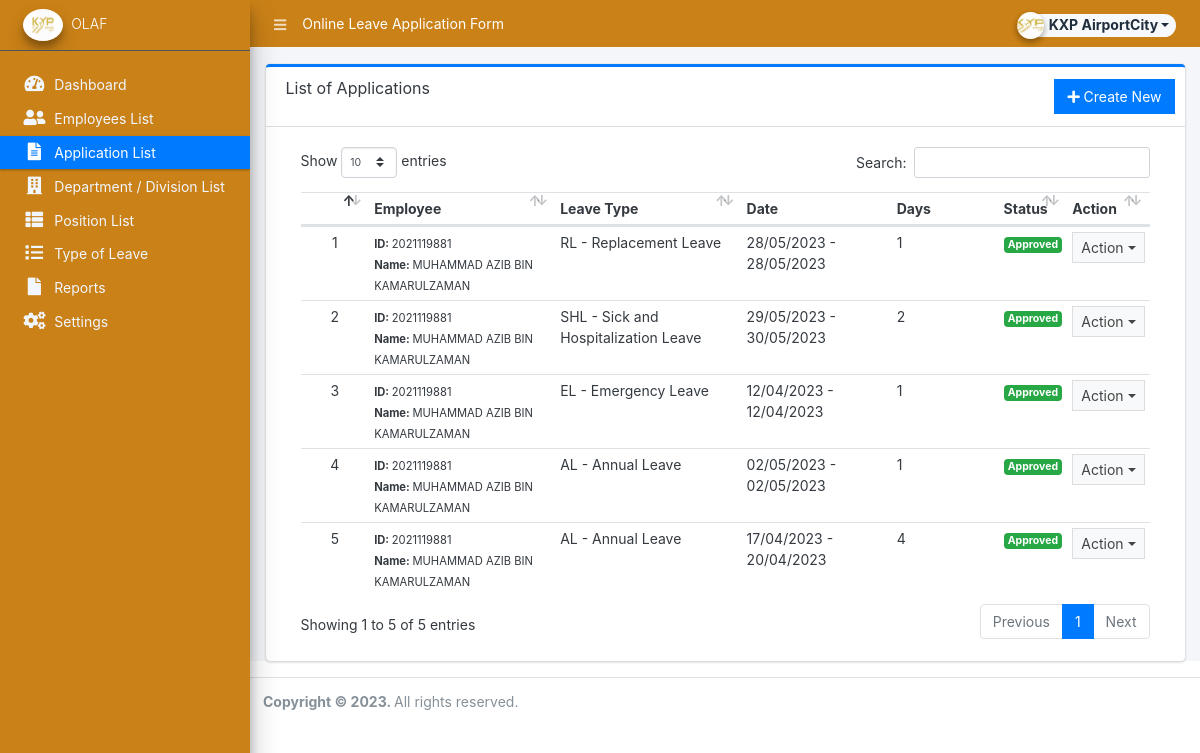
/admin/?page=leave_applications (signed in), run on the app's committed database.
### tables this page shows
CREATE TABLE `leave_applications` (
  `id` int(30) NOT NULL,
  `user_id` int(30) NOT NULL,
  `leave_type_id` int(30) DEFAULT NULL,
  `reason` text NOT NULL,
  `date_start` datetime NOT NULL,
  `date_end` datetime NOT NULL,
  `time_start` varchar(2) NOT NULL,
  `type` tinyint(1) NOT NULL,
  `status` tinyint(4) NOT NULL DEFAULT 0 COMMENT '0=pending,1=approved, 2=denied,3=cancelled',
  `approved_by` int(30) DEFAULT NULL,
  `leave_days` float NOT NULL,
  `date_created` datetime NOT NULL DEFAULT current_timestamp(),
  `date_updated` datetime DEFAULT NULL ON UPDATE current_timestamp(),
  `proof_document` text NOT NULL
);

CREATE TABLE `leave_types` (
  `id` int(30) NOT NULL,
  `code` varchar(50) NOT NULL,
  `name` text NOT NULL,
  `description` text NOT NULL,
  `default_credit` float NOT NULL,
  `status` tinyint(1) NOT NULL DEFAULT 1,
  `date_created` datetime NOT NULL DEFAULT current_timestamp(),
  `date_updated` datetime DEFAULT NULL ON UPDATE current_timestamp()
);

### classes/DBConnection.php (called while the page is built, shortened)
<?php
class DBConnection{
    private $host = DB_SERVER;
    private $username = DB_USERNAME;
    private $password = DB_PASSWORD;
    private $database = DB_NAME;
    public $conn;
    public function __construct(){
        if (!isset($this->conn)) {
            $this->conn = new mysqli($this->host, $this->username, $this->password, $this->database);
        }
    }
}
?>

### classes/SystemSettings.php (called while the page is built, shortened)
<?php
class SystemSettings extends DBConnection{
	function userdata($field = ''){
		if(!empty($field)){
			if(isset($_SESSION['userdata'][$field]))
				return $_SESSION['userdata'][$field];
			else
				return null;
		}else{
			return false;
		}
	}
	function info($field=''){
		if(!empty($field)){
			if(isset($_SESSION['system_info'][$field]))
				return $_SESSION['system_info'][$field];
			else
				return false;
		}else{
			return false;
		}
	}
}
$_settings = new SystemSettings();
?>

### config.php (called while the page is built, shortened)
<?php
require_once('classes/DBConnection.php');
require_once('classes/SystemSettings.php');
function validate_image($file){
	if(!empty($file)){
		if(is_file(base_app.$file)){
			return base_url.$file;
		}else{
			return base_url.'dist/img/no-image-available.png';
		}
	}else{
		return base_url.'dist/img/no-image-available.png';
	}
}
?>

### admin/leave_applications/index.php (the view, shortened to what this page needs)
<div class="card card-outline card-primary">
	<div class="card-header">
		<h3 class="card-title">List of Applications</h3>
		<div class="card-tools">
			<a href="?page=leave_applications/manage_application" class="btn btn-flat btn-primary"><span class="fas fa-plus"></span>  Create New</a>
		</div>
	</div>
	<div class="card-body">
		<div class="container-fluid">
        <div class="container-fluid">
			<table class="table table-hover table-stripped">
				<?php if($_settings->userdata('type') != 3): ?>
				<colgroup>
					<col width="10%">
					<col width="25%">
					<col width="25%">
					<col width="15%">
					<col width="15%">
					<col width="10%">
				</colgroup>
				<?php endif; ?>
				<thead>
					<tr>
						<th></th>
						<?php if($_settings->userdata('type') != 3): ?>
						<th>Employee</th>
						<?php endif; ?>
						<th>Leave Type</th>
						<th>Date</th>
						<th>Days</th>
						<th>Status</th>
						<th>Action</th>
					</tr>
				</thead>
				<tbody>
					<?php
					$i = 1;
						$where = '';
						$qry = $conn->query("SELECT l.*,concat(u.firstname) as `name`,lt.code,lt.name as lname from `leave_applications` l inner join `users` u on l.user_id=u.id inner join `leave_types` lt on lt.id = l.leave_type_id where (date_format(l.date_start,'%Y') = '".date("Y")."' or date_format(l.date_end,'%Y') = '".date("Y")."') {$where} order by FIELD(l.status,0,1,2,3), unix_timestamp(l.date_created) desc ");
						while($row = $qry->fetch_assoc()):
							$lt_qry = $conn->query("SELECT meta_value FROM `employee_meta` where user_id = '{$row['user_id']}' and meta_field = 'employee_id' ");
							$row['employee_id'] = ($lt_qry->num_rows > 0) ? $lt_qry->fetch_array()['meta_value'] : "N/A";
					?>
						<tr>
							<td class="text-center"><?php echo $i++; ?></td>
							<?php if($_settings->userdata('type') != 3): ?>
							<th>
								<small><b>ID: </b><?php echo $row['employee_id'] ?></small><br>
								<small><b>Name: </b><?php echo $row['name'] ?></small>
							</th>
							<?php endif; ?>
							<td><?php echo $row['code'] . ' - '. $row['lname'] ?></td>
							<td style="width: 20%;">
								<?php
                                    if ($row['type'] == 2) {
                                        $date = date("d/m/Y", strtotime($row['date_start']));
                                        $time = isset($row['time_start']) ? ($row['time_start']) : '';
                                        echo $date . ' &nbsp ' . $time;
                                    } else {
                                        echo date("d/m/Y", strtotime($row['date_start'])) . ' - ' . date("d/m/Y", strtotime($row['date_end']));
                                    }
                                ?>
							</td>
							<td><?php echo $row['leave_days'] ?></td>
							<td class="text-center">
								<?php if($row['status'] == 1): ?>
									<span class="badge badge-success">Approved</span>
								<?php elseif($row['status'] == 2): ?>
									<span class="badge badge-danger">Rejected</span>
								<?php elseif($row['status'] == 3): ?>
									<span class="badge badge-danger">Cancelled</span>
								<?php else: ?>
									<span class="badge badge-primary">Pending</span>
								<?php endif; ?>
							</td>
							<td align="center">
								 <button type="button" class="btn btn-flat btn-default btn-sm dropdown-toggle dropdown-icon" data-toggle="dropdown">
				                  		Action
				                  </button>
							</td>
						</tr>
					<?php endwhile; ?>
				</tbody>
			</table>
		</div>
		</div>
	</div>
</div>

### admin/index.php (shortened to what this page needs)
<?php require_once('../config.php'); ?>
 <!DOCTYPE html>
<html lang="en" class="" style="height: auto;">
<?php require_once('inc/header.php') ?>
  <body class="sidebar-mini layout-fixed control-sidebar-slide-open layout-navbar-fixed sidebar-mini-md sidebar-mini-xs text-sm" data-new-gr-c-s-check-loaded="14.991.0" data-gr-ext-installed="" style="height: auto;">
    <div class="wrapper">
     <?php require_once('inc/topBarNav.php') ?>
     <?php require_once('inc/navigation.php') ?>
     <?php $page = isset($_GET['page']) ? $_GET['page'] : 'home';  ?>
      <div class="content-wrapper  pt-3" style="min-height: 567.854px;">
        <section class="content  text-dark">
          <div class="container-fluid">
            <?php
              if(!file_exists($page.".php") && !is_dir($page)){
                  include '404.html';
              }else{
                if(is_dir($page))
                  include $page.'/index.php';
                else
                  include $page.'.php';
              }
            ?>
          </div>
        </section>
      </div>
      <?php require_once('inc/footer.php') ?>
  </body>
</html>

### admin/inc/header.php (shortened to what this page needs)
<head>
    <link rel="stylesheet" href="<?php echo base_url ?>plugins/fontawesome-free/css/all.min.css">
    <link rel="stylesheet" href="<?php echo base_url ?>plugins/tempusdominus-bootstrap-4/css/tempusdominus-bootstrap-4.min.css">
  <link rel="stylesheet" href="<?php echo base_url ?>plugins/datatables-bs4/css/dataTables.bootstrap4.min.css">
  <link rel="stylesheet" href="<?php echo base_url ?>plugins/datatables-responsive/css/responsive.bootstrap4.min.css">
  <link rel="stylesheet" href="<?php echo base_url ?>plugins/datatables-buttons/css/buttons.bootstrap4.min.css">
  <link rel="stylesheet" href="<?php echo base_url ?>plugins/select2/css/select2.min.css">
  <link rel="stylesheet" href="<?php echo base_url ?>plugins/select2-bootstrap4-theme/select2-bootstrap4.min.css">
    <link rel="stylesheet" href="<?php echo base_url ?>plugins/icheck-bootstrap/icheck-bootstrap.min.css">
    <link rel="stylesheet" href="<?php echo base_url ?>plugins/jqvmap/jqvmap.min.css">
    <link rel="stylesheet" href="<?php echo base_url ?>dist/css/adminlte.css">
    <link rel="stylesheet" href="<?php echo base_url ?>dist/css/custom.css">
    <link rel="stylesheet" href="<?php echo base_url ?>plugins/overlayScrollbars/css/OverlayScrollbars.min.css">
    <link rel="stylesheet" href="<?php echo base_url ?>plugins/daterangepicker/daterangepicker.css">
    <link rel="stylesheet" href="<?php echo base_url ?>plugins/summernote/summernote-bs4.min.css">
  <link rel="stylesheet" href="<?php echo base_url ?>plugins/sweetalert2-theme-bootstrap-4/bootstrap-4.min.css">
  </head>

### admin/inc/topBarNav.php (shortened to what this page needs)
<nav class="main-header navbar navbar-expand navbar-dark border border-light border-top-0  border-left-0 border-right-0 navbar-light text-sm bg-lightblue">
  <ul class="navbar-nav">
    <li class="nav-item">
    <a class="nav-link" data-widget="pushmenu" href="#" role="button"><i class="fas fa-bars"></i></a>
    </li>
    <li class="nav-item d-none d-sm-inline-block">
      <p style="position: fixed; margin-top: 5px;"> Online Leave Application Form </p>
    </li>
  </ul>
  <ul class="navbar-nav ml-auto">
    <li class="nav-item">
      <div class="btn-group nav-link">
            <button type="button" class="btn btn-rounded badge badge-light dropdown-toggle dropdown-icon" data-toggle="dropdown">
              <span><img src="<?php echo validate_image($_settings->userdata('avatar')) ?>" class="img-circle elevation-2 user-img" alt="User Image"></span>
              <span class="ml-3"><?php echo ucwords($_settings->userdata('firstname')) ?></span>
            </button>
        </div>
    </li>
  </ul>
</nav>

### admin/inc/navigation.php (shortened to what this page needs)
<aside class="main-sidebar sidebar-dark-primary text-white bg-lightblue disabled elevation-4 sidebar-no-expand">
  <a href="<?php echo base_url ?>admin" class="brand-link bg-lightblue text-sm">
  <img src="<?php echo validate_image($_settings->info('logo'))?>" alt="Store Logo" class="brand-image img-circle elevation-3" style="width: 2.5rem;height: 2.0rem;max-height: unset">
  <span class="brand-text font-weight-light"><?php echo $_settings->info('short_name') ?></span>
  </a>
  <div class="sidebar os-host os-theme-light os-host-overflow os-host-overflow-y os-host-resize-disabled os-host-transition os-host-scrollbar-horizontal-hidden">
    <div class="os-content-glue" style="margin: 0px -8px; width: 249px; height: 646px;"></div>
    <div class="os-padding">
      <div class="os-viewport os-viewport-native-scrollbars-invisible" style="overflow-y: scroll;">
        <div class="os-content" style="padding: 0px 8px; height: 100%; width: 100%;">
          <nav class="mt-4">
             <ul class="nav nav-pills nav-sidebar flex-column text-sm nav-compact nav-flat nav-child-indent nav-collapse-hide-child" data-widget="treeview" role="menu" data-accordion="false">
              <li class="nav-item dropdown">
                <a href="./" class="nav-link nav-home">
                  <i class="nav-icon fas fa-tachometer-alt"></i>
                  <p>
                    Dashboard
                  </p>
                </a>
              </li>
              <?php if($_settings->userdata('type') == 3): ?>
              <li class="nav-item dropdown">
                <a href="<?php echo base_url ?>admin/?page=employees/records&id=<?php echo $_settings->userdata('id') ?>" class="nav-link nav-records">
                  <i class="nav-icon fas fa-id-card"></i>
                  <p>
                    My Records
                  </p>
                </a>
              </li>
              <?php else: ?>
              <li class="nav-item dropdown">
                <a href="<?php echo base_url ?>admin/?page=employees" class="nav-link nav-employees">
                  <i class="nav-icon fas fa-user-friends"></i>
                  <p>
                    Employees List
                  </p>
                </a>
              </li>
              <?php endif; ?>
              <li class="nav-item dropdown">
                <a href="<?php echo base_url ?>admin/?page=leave_applications" class="nav-link nav-leave_applications">
                  <i class="nav-icon fas fa-file-alt"></i>
                  <p>
                    Application List
                  </p>
                </a>
              </li>
              <?php if($_settings->userdata('type') != 3): ?>
              <?php if($_settings->userdata('type') == 1): ?>
              <li class="nav-item dropdown">
                <a href="<?php echo base_url ?>admin/?page=maintenance/department" class="nav-link nav-maintenance_department">
                  <i class="nav-icon fas fa-building"></i>
                  <p>
                    Department / Division List
                  </p>
                </a>
              </li>
              <li class="nav-item dropdown">
                <a href="<?php echo base_url ?>admin/?page=maintenance/designation" class="nav-link nav-maintenance_designation">
                  <i class="nav-icon fas fa-th-list"></i>
                  <p>
                    Position List
                  </p>
                </a>
              </li>
              <li class="nav-item dropdown">
                <a href="<?php echo base_url ?>admin/?page=maintenance/leave_type" class="nav-link nav-maintenance_leave_type">
                  <i class="nav-icon fas fa-list"></i>
                  <p>
                    Type of Leave
                  </p>
                </a>
              </li>
              <?php endif; ?>
              <li class="nav-item dropdown">
                <a href="<?php echo base_url ?>admin/?page=reports" class="nav-link nav-reports">
                  <i class="nav-icon fas fa-file"></i>
                  <p>
                    Reports
                  </p>
                </a>
              </li>
              <?php if($_settings->userdata('type') == 1): ?>
              <li class="nav-item dropdown">
                <a href="<?php echo base_url ?>admin/?page=system_info" class="nav-link nav-system_info">
                  <i class="nav-icon fas fa-cogs"></i>
                  <p>
                    Settings
                  </p>
                </a>
              </li>
              <?php endif; ?>
              <?php endif ?>
            </ul>
          </nav>
        </div>
      </div>
    </div>
  </div>
</aside>

### admin/inc/footer.php (shortened to what this page needs)
<footer class="main-footer text-sm">
        <strong>Copyright © <?php echo date('Y') ?>.
        </strong>
        All rights reserved.
      </footer>
    </div>

### admin/inc/topBarNav.php (style rules this page uses)
.user-img { position: absolute; height: 27px; width: 27px; object-fit: cover; left: -7%; top: -12%; }
.btn-rounded { border-radius: 50px; }
.bg-lightblue { background-color: #CA8117 !important; }

### data on the page
leave_applications: employee_id "2021119881", name "MUHAMMAD AZIB BIN KAMARULZAMAN", leave_type.code "RL", leave_type.name "Replacement Leave", date_start "28/05/2023", date_end "28/05/2023", leave_days "1", status "Approved"
leave_applications: employee_id "2021119881", name "MUHAMMAD AZIB BIN KAMARULZAMAN", leave_type.code "SHL", leave_type.name "Sick and Hospitalization Leave", date_start "29/05/2023", date_end "30/05/2023", leave_days "2", status "Approved"
leave_applications: employee_id "2021119881", name "MUHAMMAD AZIB BIN KAMARULZAMAN", leave_type.code "EL", leave_type.name "Emergency Leave", date_start "12/04/2023", date_end "12/04/2023", leave_days "1", status "Approved"
leave_applications: employee_id "2021119881", name "MUHAMMAD AZIB BIN KAMARULZAMAN", leave_type.code "AL", leave_type.name "Annual Leave", date_start "02/05/2023", date_end "02/05/2023", leave_days "1", status "Approved"
leave_applications: employee_id "2021119881", name "MUHAMMAD AZIB BIN KAMARULZAMAN", leave_type.code "AL", leave_type.name "Annual Leave", date_start "17/04/2023", date_end "20/04/2023", leave_days "4", status "Approved"

### other printed values
$_settings->userdata('firstname') "KXP AirportCity"
$_settings->info('short_name') "OLAF"
